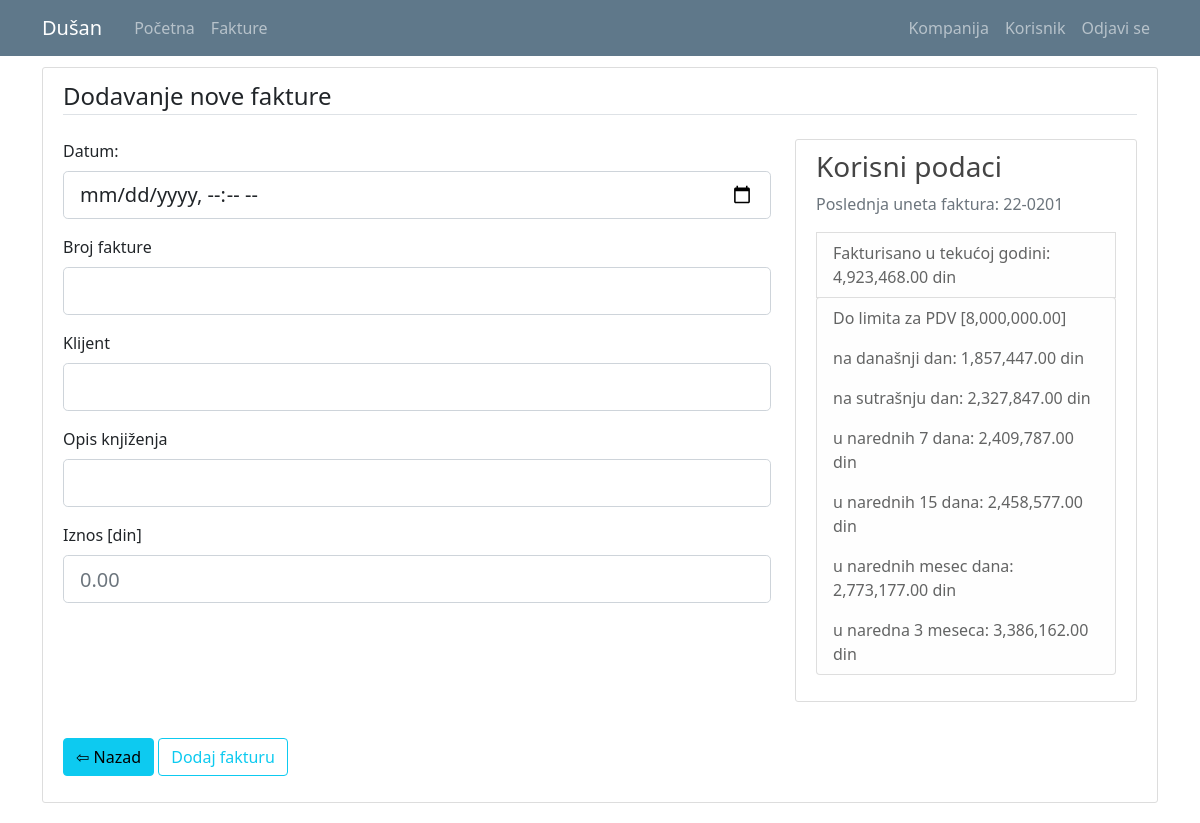
Before: /register_i (signed in) with the older database file.
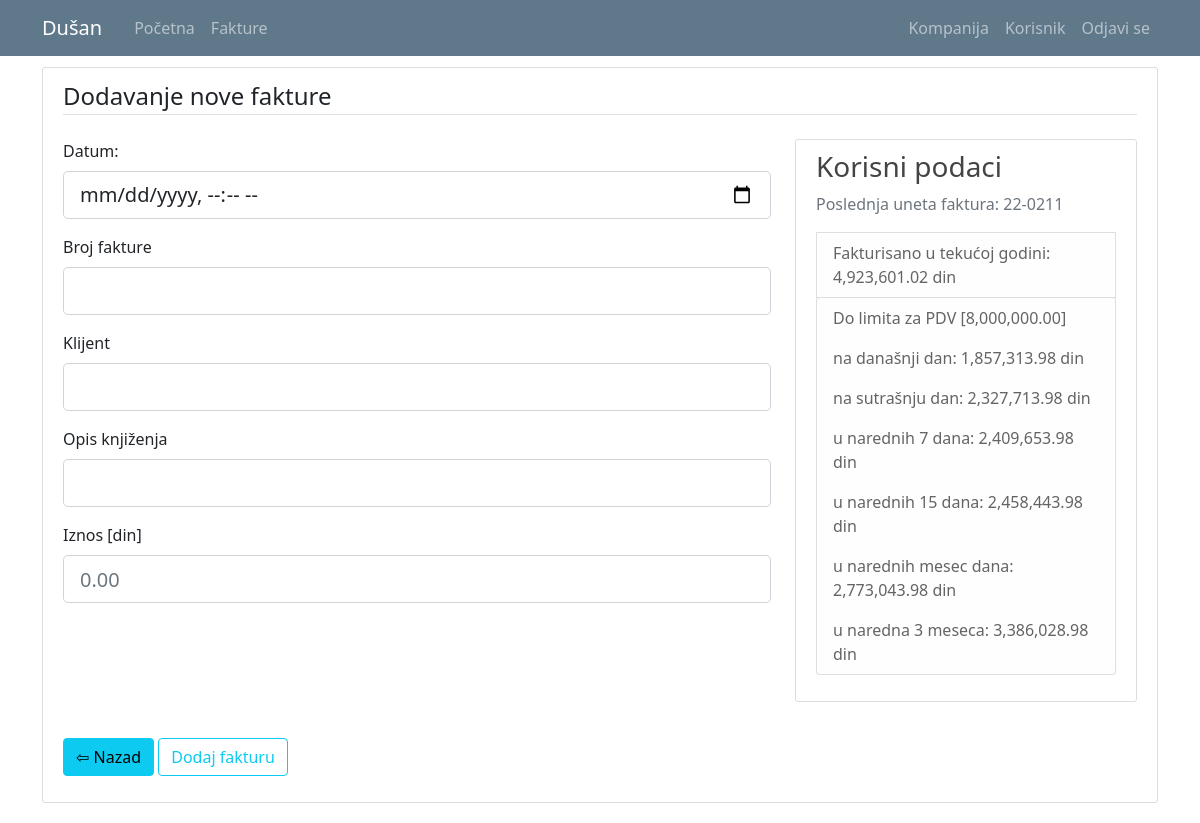
After: the same page with the newer database file.
### kpo/models.py (models this page shows, shortened)
class Invoice(db.Model):
    id = db.Column(db.Integer, primary_key=True)
    date = db.Column(db.Date, nullable=False)
    invoice_number = db.Column(db.String(12), nullable=False)
    customer = db.Column(db.String(70), nullable=False)
    service = db.Column(db.String(70), nullable=True) #usluga
    amount = db.Column(db.Float, nullable=False)
    company_id = db.Column(db.Integer, db.ForeignKey('company.id'), nullable=True)
    user_id = db.Column(db.Integer, db.ForeignKey('user.id'), nullable=True)
    cancelled = db.Column(db.Boolean(), default=False, nullable=False)

### kpo/invoices/routes.py (the view, shortened to what this page needs)
@invoices.route("/register_i", methods=['GET', 'POST'])
def register_i():
    if current_user.is_authenticated and (current_user.authorization != 'c_admin' and current_user.authorization != 's_admin'):
        return redirect(url_for('main.home'))
    data = DashboardData(current_user.user_company.id)
    form = RegistrationInvoiceForm()
    form.reset()
    return render_template('register_i.html', title='Register New Vehicle', form=form, data=data)

### kpo/invoices/forms.py
class RegistrationInvoiceForm(FlaskForm):
    date = DateField('Datum: ', format='%Y-%m-%dT%H:%M', validators=[DataRequired()])
    invoice_number = StringField('Broj fakture', validators=[DataRequired(), Length(min=5, max=12)])
    customer = StringField('Klijent', validators=[DataRequired(), Length(min=2, max=50)])
    service = StringField('Opis knjiženja', validators=[Length(min=0, max=80)])
    amount = DecimalField('Iznos [din]', validators=[DataRequired()])
    company_id = SelectField('Company ID', choices=[(c.id, c.companyname) for c in db.session.query(Company.id,Company.companyname).order_by('companyname').all()])
    user_id = SelectField('User ID', choices=[(u.id, u.name + " " + u.surname) for u in db.session.query(User.id,User.name,User.surname).order_by('name').all()]) #Company.query.all()  vs  [(1, 'Helios'),(2, 'Metalac')]
    submit = SubmitField('Dodaj fakturu')
    def reset(self):
        self.__init__()

### kpo/models.py (called while the page is built)
@login_manager.user_loader
def load_user(user_id):
    return User.query.get(int(user_id))

### kpo/templates/register_i.html (shortened to what the changed rows need)
{% extends "layout.html" %}
{% block content %}
<div class="content-section">
  <form method="POST" action="">
    <fieldset class="form-group">
        <div class="row">
          <div class="col-md-4">
            <div class="content-section">
              <h3>Korisni podaci</h3>
              <p class='text-muted'>Poslednja uneta faktura: {{data.last_input.invoice_number}}
                <li class="list-group-item list-group-item-light">Fakturisano u tekućoj godini: {{ '{:,.2f}'.format(data.limit -data.razlika[0] + 2000000) }} din</li>
                <ul class="list-group">
                  <li class="list-group-item list-group-item-light">Do limita za PDV [8,000,000.00]</li>
                  <li class="list-group-item list-group-item-light">na današnji dan: {{ '{:,.2f}'.format(data.razlika[1]) }} din</li>
                  <li class="list-group-item list-group-item-light">na sutrašnju dan: {{ '{:,.2f}'.format(data.razlika[2]) }} din</li>
                  <li class="list-group-item list-group-item-light">u narednih 7 dana: {{ '{:,.2f}'.format(data.razlika[3]) }} din</li>
                  <li class="list-group-item list-group-item-light">u narednih 15 dana: {{ '{:,.2f}'.format(data.razlika[4]) }} din</li>
                  <li class="list-group-item list-group-item-light">u narednih mesec dana: {{ '{:,.2f}'.format(data.razlika[5]) }} din</li>
                  <li class="list-group-item list-group-item-light">u naredna 3 meseca: {{ '{:,.2f}'.format(data.razlika[6]) }} din</li>
                </ul>
              </p>
            </div>
          </div>
        </div>
    </fieldset>
  </form>
</div>
{% endblock content%}

Changed rows visible on the page:
no longer on this page (row unchanged): Invoice: last_input.invoice_number "22-0201"
added Invoice: last_input.invoice_number "22-0211"
Other visible differences:
{{ '{:,.2f}'.format(data.limit -data.razlika[0] + 2000000) }}: "4,923,468.00" → "4,923,601.02"
{{ '{:,.2f}'.format(data.razlika[1]) }}: "1,857,447.00" → "1,857,313.98"
{{ '{:,.2f}'.format(data.razlika[2]) }}: "2,327,847.00" → "2,327,713.98"
{{ '{:,.2f}'.format(data.razlika[3]) }}: "2,409,787.00" → "2,409,653.98"
{{ '{:,.2f}'.format(data.razlika[4]) }}: "2,458,577.00" → "2,458,443.98"
{{ '{:,.2f}'.format(data.razlika[5]) }}: "2,773,177.00" → "2,773,043.98"
{{ '{:,.2f}'.format(data.razlika[6]) }}: "3,386,162.00" → "3,386,028.98"
